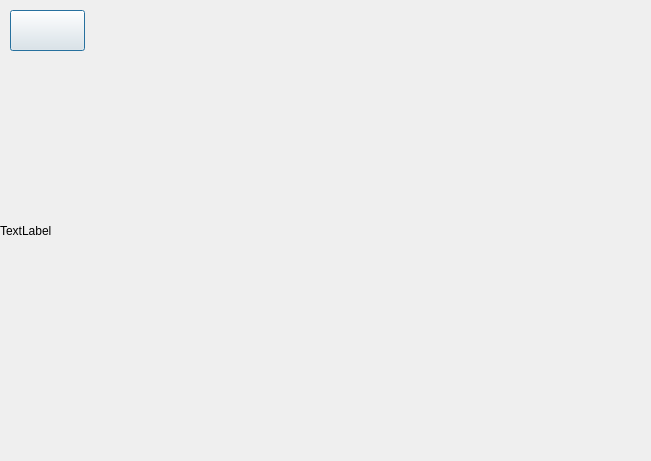
<?xml version="1.0" encoding="UTF-8"?>
<ui version="4.0">
 <class>GameDialog</class>
 <widget class="QDialog" name="GameDialog">
  <property name="geometry">
   <rect>
    <x>0</x>
    <y>0</y>
    <width>651</width>
    <height>461</height>
   </rect>
  </property>
  <property name="windowTitle">
   <string>Dialog</string>
  </property>
  <widget class="QLabel" name="label">
   <property name="geometry">
    <rect>
     <x>0</x>
     <y>0</y>
     <width>651</width>
     <height>461</height>
    </rect>
   </property>
   <property name="autoFillBackground">
    <bool>false</bool>
   </property>
   <property name="styleSheet">
    <string notr="true">background-image: url(:/images/bg.png);</string>
   </property>
   <property name="text">
    <string>TextLabel</string>
   </property>
  </widget>
  <widget class="QPushButton" name="pushButton_Game_Back">
   <property name="geometry">
    <rect>
     <x>10</x>
     <y>10</y>
     <width>75</width>
     <height>41</height>
    </rect>
   </property>
   <property name="styleSheet">
    <string notr="true">border-image: url(:/images/quit.png);</string>
   </property>
   <property name="text">
    <string/>
   </property>
  </widget>
 </widget>
 <resources/>
 <connections/>
</ui>
